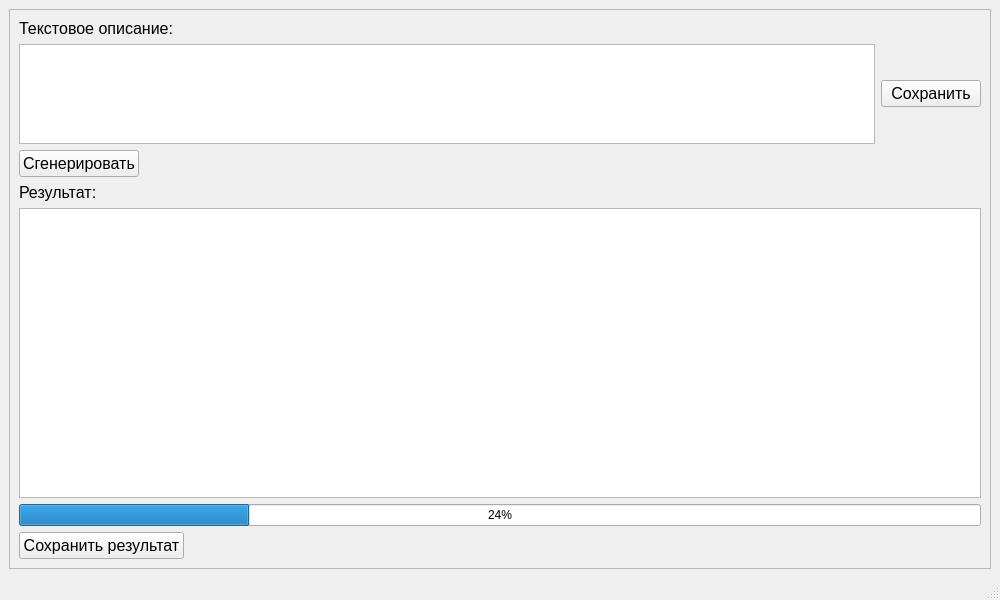
<?xml version="1.0" encoding="UTF-8"?>
<ui version="4.0">
 <class>MainWindow</class>
 <widget class="QMainWindow" name="MainWindow">
  <property name="geometry">
   <rect>
    <x>0</x>
    <y>0</y>
    <width>1000</width>
    <height>600</height>
   </rect>
  </property>
  <property name="minimumSize">
   <size>
    <width>1000</width>
    <height>600</height>
   </size>
  </property>
  <property name="windowTitle">
   <string>Система генерации изображений</string>
  </property>
  <widget class="QWidget" name="centralwidget">
   <layout class="QVBoxLayout" name="verticalLayout">
    <item>
     <widget class="QFrame" name="frame">
      <property name="frameShape">
       <enum>QFrame::StyledPanel</enum>
      </property>
      <property name="frameShadow">
       <enum>QFrame::Raised</enum>
      </property>
      <layout class="QVBoxLayout" name="verticalLayout_2">
       <item>
        <layout class="QVBoxLayout" name="verticalLayout_all">
         <item>
          <layout class="QVBoxLayout" name="verticalLayout_3">
           <item>
            <widget class="QLabel" name="labelTxtRequest">
             <property name="font">
              <font>
               <pointsize>12</pointsize>
              </font>
             </property>
             <property name="text">
              <string>Текстовое описание:</string>
             </property>
            </widget>
           </item>
           <item>
            <layout class="QHBoxLayout" name="horizontalLayout_txt" stretch="9,1">
             <item>
              <widget class="QTextEdit" name="textEditTxtRequest">
               <property name="sizePolicy">
                <sizepolicy hsizetype="Expanding" vsizetype="Fixed">
                 <horstretch>0</horstretch>
                 <verstretch>0</verstretch>
                </sizepolicy>
               </property>
               <property name="minimumSize">
                <size>
                 <width>600</width>
                 <height>100</height>
                </size>
               </property>
               <property name="maximumSize">
                <size>
                 <width>5000</width>
                 <height>150</height>
                </size>
               </property>
              </widget>
             </item>
             <item>
              <widget class="QPushButton" name="pushButtonTxtSave">
               <property name="sizePolicy">
                <sizepolicy hsizetype="Fixed" vsizetype="Fixed">
                 <horstretch>0</horstretch>
                 <verstretch>0</verstretch>
                </sizepolicy>
               </property>
               <property name="minimumSize">
                <size>
                 <width>100</width>
                 <height>20</height>
                </size>
               </property>
               <property name="font">
                <font>
                 <pointsize>12</pointsize>
                </font>
               </property>
               <property name="text">
                <string>Сохранить</string>
               </property>
              </widget>
             </item>
            </layout>
           </item>
          </layout>
         </item>
         <item>
          <layout class="QHBoxLayout" name="horizontalLayout_gen">
           <item>
            <widget class="QPushButton" name="pushButtonGen">
             <property name="sizePolicy">
              <sizepolicy hsizetype="Fixed" vsizetype="Fixed">
               <horstretch>0</horstretch>
               <verstretch>0</verstretch>
              </sizepolicy>
             </property>
             <property name="minimumSize">
              <size>
               <width>100</width>
               <height>20</height>
              </size>
             </property>
             <property name="font">
              <font>
               <pointsize>12</pointsize>
              </font>
             </property>
             <property name="text">
              <string>Сгенерировать</string>
             </property>
            </widget>
           </item>
           <item>
            <spacer name="horizontalSpacer_0">
             <property name="orientation">
              <enum>Qt::Horizontal</enum>
             </property>
             <property name="sizeHint" stdset="0">
              <size>
               <width>40</width>
               <height>20</height>
              </size>
             </property>
            </spacer>
           </item>
          </layout>
         </item>
         <item>
          <layout class="QVBoxLayout" name="verticalLayout_img">
           <item>
            <widget class="QLabel" name="labelImgResult">
             <property name="font">
              <font>
               <pointsize>12</pointsize>
              </font>
             </property>
             <property name="text">
              <string>Результат:</string>
             </property>
            </widget>
           </item>
           <item>
            <widget class="QGraphicsView" name="graphicsViewImg"/>
           </item>
           <item>
            <widget class="QProgressBar" name="progressBarGen">
             <property name="value">
              <number>24</number>
             </property>
            </widget>
           </item>
          </layout>
         </item>
         <item>
          <layout class="QHBoxLayout" name="horizontalLayout_save">
           <item>
            <widget class="QPushButton" name="pushButtonImgSave">
             <property name="sizePolicy">
              <sizepolicy hsizetype="Fixed" vsizetype="Fixed">
               <horstretch>0</horstretch>
               <verstretch>0</verstretch>
              </sizepolicy>
             </property>
             <property name="minimumSize">
              <size>
               <width>100</width>
               <height>20</height>
              </size>
             </property>
             <property name="font">
              <font>
               <pointsize>12</pointsize>
              </font>
             </property>
             <property name="text">
              <string>Сохранить результат</string>
             </property>
            </widget>
           </item>
           <item>
            <spacer name="horizontalSpacer_1">
             <property name="orientation">
              <enum>Qt::Horizontal</enum>
             </property>
             <property name="sizeHint" stdset="0">
              <size>
               <width>40</width>
               <height>20</height>
              </size>
             </property>
            </spacer>
           </item>
          </layout>
         </item>
        </layout>
       </item>
      </layout>
     </widget>
    </item>
   </layout>
  </widget>
  <widget class="QMenuBar" name="menubar">
   <property name="geometry">
    <rect>
     <x>0</x>
     <y>0</y>
     <width>1000</width>
     <height>21</height>
    </rect>
   </property>
  </widget>
  <widget class="QStatusBar" name="statusbar"/>
 </widget>
 <resources/>
 <connections/>
</ui>
